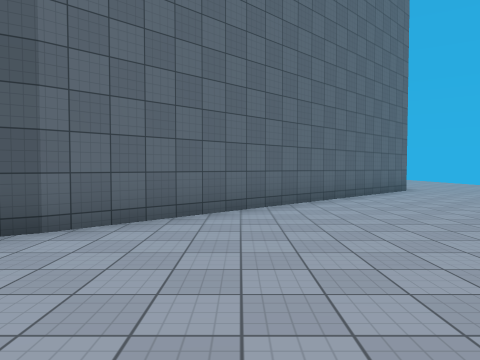
view 1 (above)

20 first-person views from a walk through a 3-D level made in the Unity game engine. The camera is 1.5 m above the floor, tilts 2° down and sees 70° across. The floor is counted in squares, 2 m on a side. Each view is taken from the middle of a square. On the plan, view 1 faces up. The plan holds only what a view shows up to about 11 squares ahead; the rest is blank. The place goes on beyond the plan. The player character is not drawn. Surface patterns are stand-ins for the level's own textures.

view 2
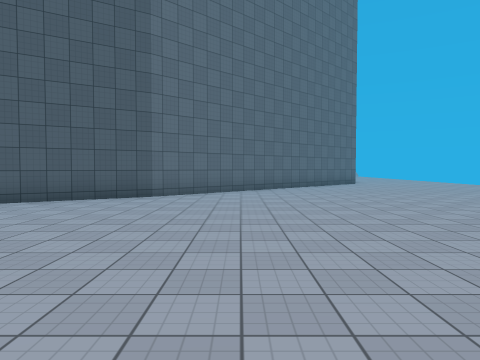

view 3
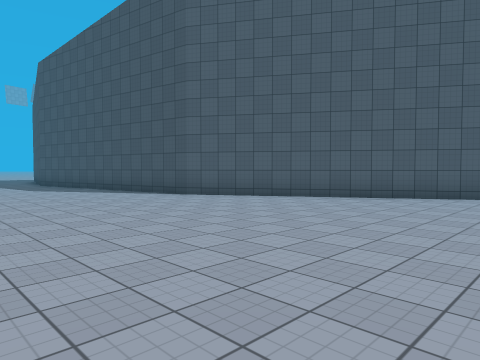

view 4
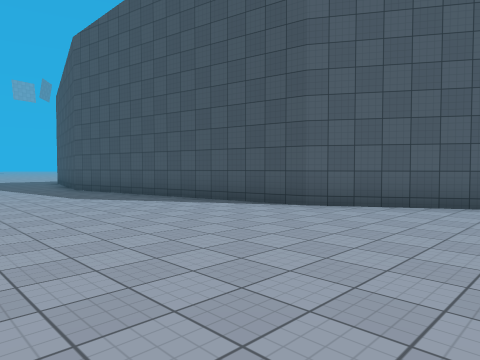

view 5
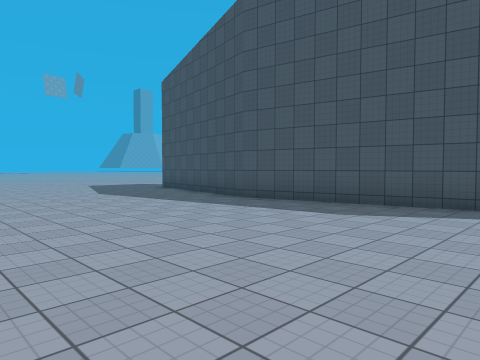

view 6
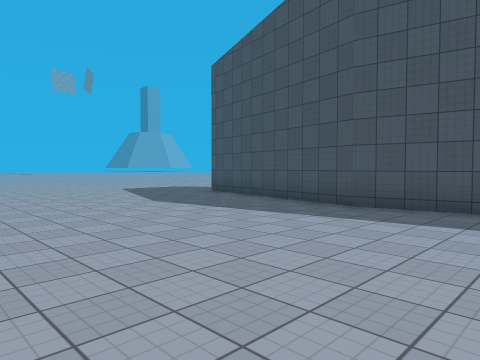

view 7
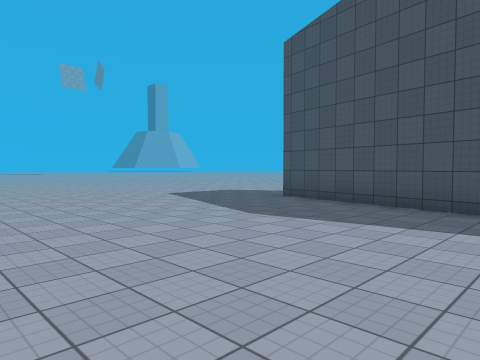

view 8
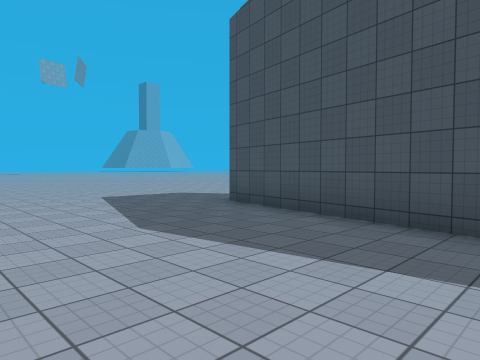

view 9
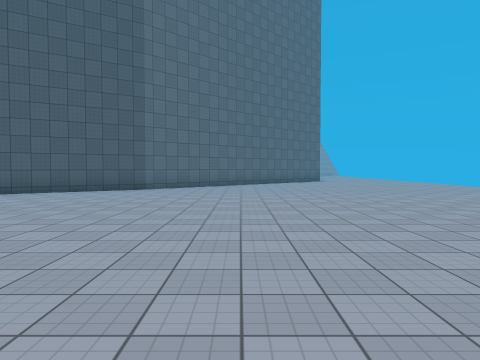

view 10
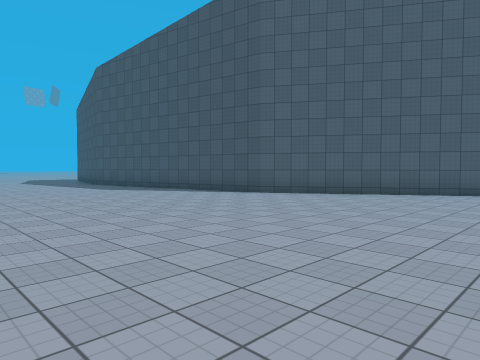

view 11
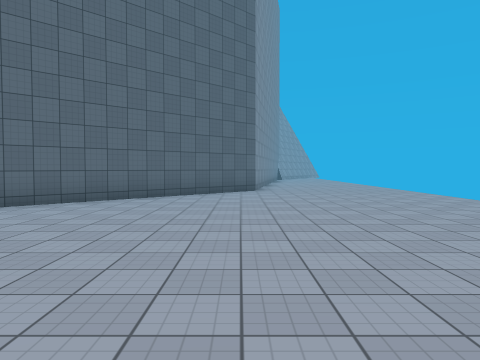

view 12
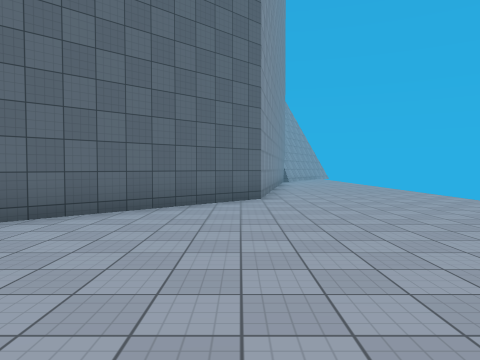

view 13
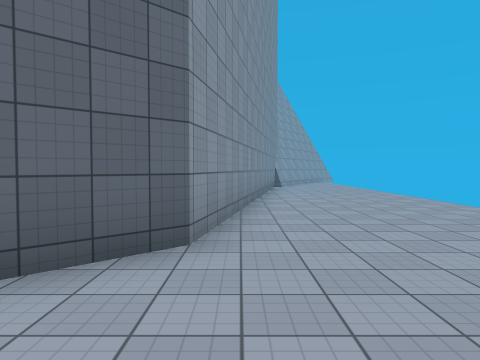

view 14
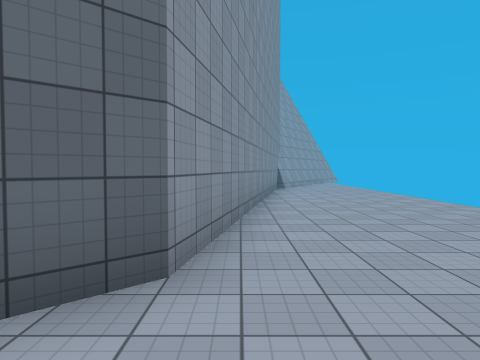

view 15
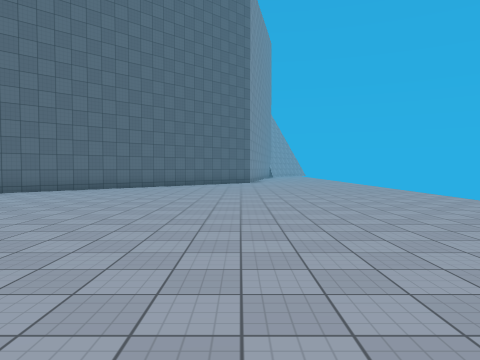

view 16
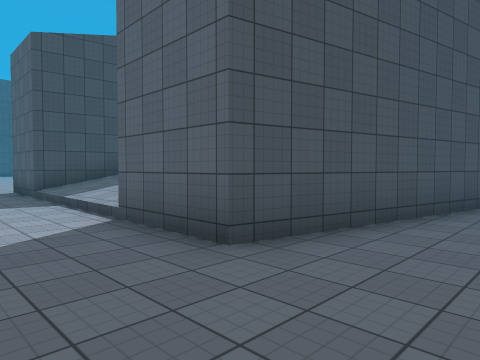

view 17
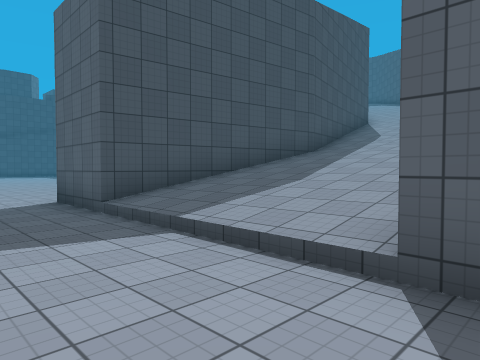

view 18
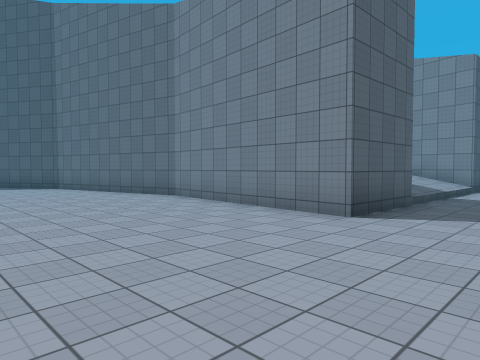

view 19
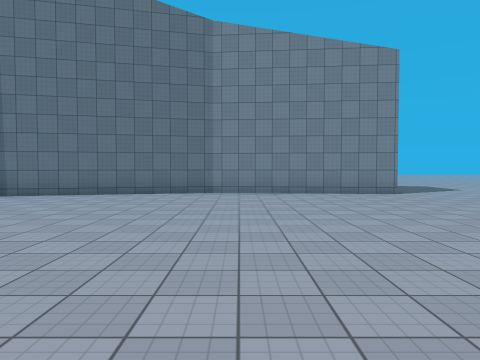

view 20
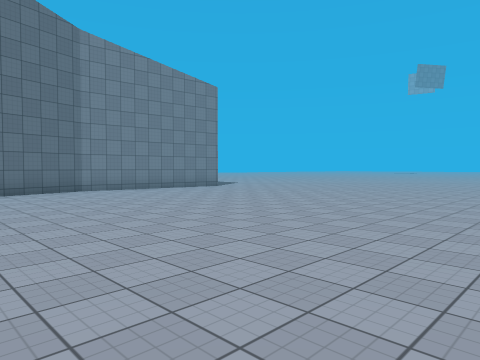

### Floor plan
Key: @ floor where view 1 was taken; # wall or solid block; . floor; / step, stairs or slope.
Columns run from 25 left of view 1 to 7 right of it. Each row starts with its distance up from view 1.
 20          ....                   #
 19     .........                  ##
 18 .............                  #.
 17 .............                  #.
 16  ...........                   #.
 15   ..........                   #.
 14 ............                   #.
 13 ............                  ##.
 12 .............                 #..
 11 ..............               ##..
 10  ............#              ##...
  9 ...####..#####             ##....
  8 ...########               ##.....
  7  ..########              ##......
  6  ..////##///            ##.......
  5  ../////////           ##........
  4 ...///////           ###.........
  3 ...////            ###...........
  2 ...//             ##.............
  1 ...#            ###..............
  0 ...##       #####........@.......
 -1 ....#########....................
 -2 .................................
 -3 .................................
 -4 .................................
 -5 ................................
 -6 ............................. .
 -7 ........................ ...
 -8      ..........     ....  .

Positions as (right, up) in squares from view 1, and headings:
1: (0, 0), facing up
2: (0, -5), facing up
3: (-1, -6), facing up-left
4: (-5, -6), facing up-left
5: (-11, -8), facing up-left
6: (-14, -8), facing up-left
7: (-17, -8), facing up-left
8: (-17, -6), facing up-left
9: (1, -8), facing up
10: (-2, -8), facing up-left
11: (5, 0), facing up
12: (5, 3), facing up
13: (6, 8), facing up
14: (6, 9), facing up
15: (5, -6), facing up
16: (-25, -3), facing up-right
17: (-25, 1), facing up-right
18: (-25, 14), facing down-right
19: (-18, 19), facing down
20: (-13, 20), facing down-left
